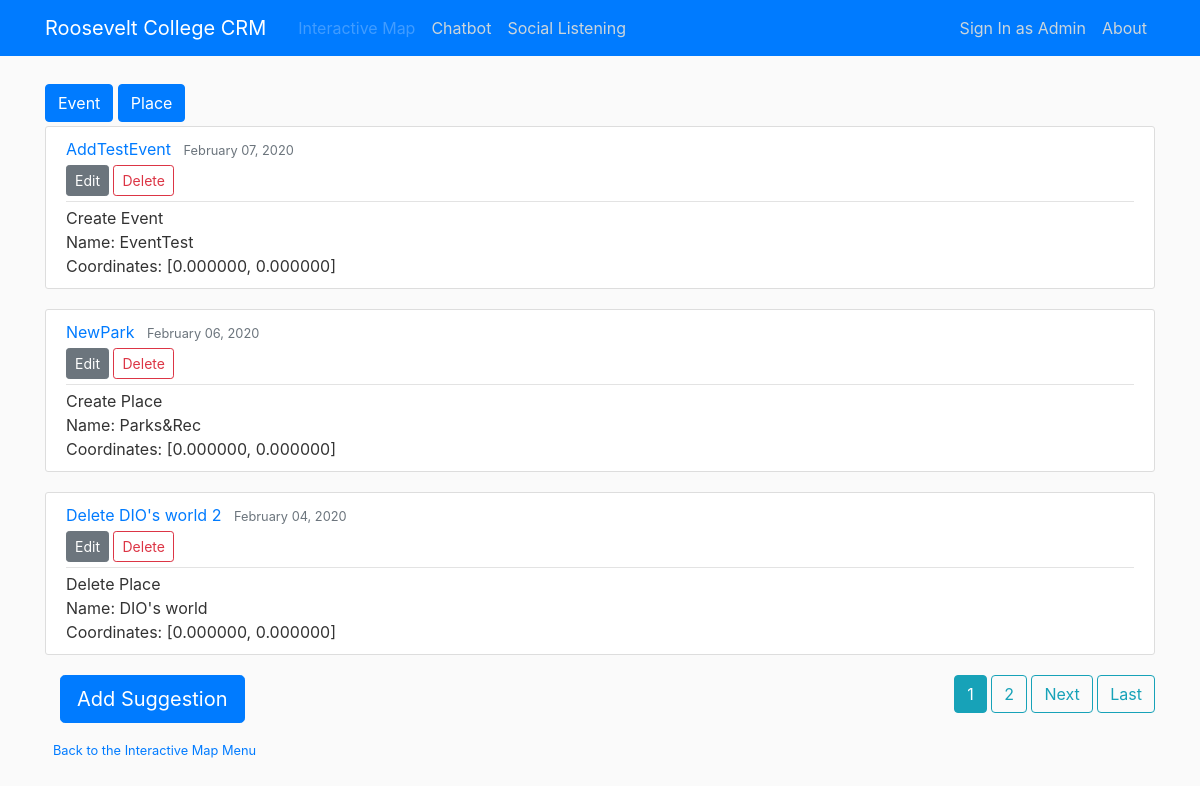
The app's page /imap/3 with its own data.
### interactive_map/models.py (models this page shows, shortened)
class Suggestion(models.Model):
	class EventPlace(models.IntegerChoices):
		EVENT = 1
		PLACE = 2
	class Action(models.IntegerChoices):
		CREATE = 1
		UPDATE = 2
		DELETE = 3
	desc = models.CharField(max_length=100, unique=True)
	stype = models.IntegerField(choices=EventPlace.choices)
	prev_name = models.CharField(max_length=100, default=None, blank=True)
	name = models.CharField(max_length=100)
	prev_longitude = models.DecimalField(default=0, decimal_places=6, max_digits=9)
	prev_latitude = models.DecimalField(default=0, decimal_places=6, max_digits=8)
	longitude = models.DecimalField(default=0, decimal_places=6, max_digits=9)
	latitude = models.DecimalField(default=0, decimal_places=6, max_digits=8)
	cud = models.IntegerField(choices=Action.choices)
	date_posted = models.DateTimeField(default=timezone.now)

### interactive_map/views.py (the view)
# urls.py: path('imap/<int:stype>', interactive_map_views.SuggestionListView.as_view(), name='imap-index'),
class SuggestionListView(ListView):
	model = Suggestion
	template_name = 'interactive_map/index.html'
	context_object_name = 'suggestions'
	paginate_by = 3
	def get_queryset(self):
		arg = self.kwargs.get('stype')
		if (arg == 1 or arg == 2):
			return Suggestion.objects.filter(stype=arg).order_by('-date_posted')
		else:
			return Suggestion.objects.order_by('-date_posted')
	def get_context_data(self, **kwargs):
	    context = super().get_context_data(**kwargs)
	    context['title'] = 'Interactive Map'
	    context['arg'] = self.kwargs.get('stype')
	    context['mapbox_access_token'] = mapbox_access_token
	    return context

### interactive_map/templates/interactive_map/index.html (shortened to what this page needs)
{% extends "main/base.html" %}
{% block content %}
	<div>
      	{% if arg ==  1 %}
		<a class="btn btn-primary disabled mt-1 mb-1" href="{% url 'imap-index' 1 %}" role="button">Event</a>
		{% else %}
     	<a class="btn btn-primary mt-1 mb-1" href="{% url 'imap-index' 1 %}" role="button">Event</a>
      	{% endif %}
      	{% if arg == 2 %}
		<a class="btn btn-primary disabled mt-1 mb-1" href="{% url 'imap-index' 2 %}" role="button">Place</a>
		{% else %}
     	<a class="btn btn-primary mt-1 mb-1" href="{% url 'imap-index' 2 %}" role="button">Place</a>
      	{% endif %}
  	</div>
	{% for suggestion in suggestions %}
		<article class="media content-section">
		  <div class="media-body">
		    <div class="article-metadata">
		      <a class="mr-2" href="#">{{ suggestion.desc }}</a>
		      <small class="text-muted">{{ suggestion.date_posted|date:"F d, Y" }}</small>
		      <div>
			      <a class="btn btn-secondary btn-sm mt-1 mb-1" href="{% url 'suggestion-update' suggestion.id %}" role="button">Edit</a>
			      <a class="btn btn-outline-danger btn-sm mt-1 mb-1" href="{% url 'suggestion-delete' suggestion.id %}" role="button">Delete</a>
		  	  </div>
		    </div>
		    {% if suggestion.cud == 1 %}
		    		Create
	    	{% elif suggestion.cud == 2 %}
	    		Update
	    	{% else %}
	    		Delete
	    	{% endif %}
	    	{% if suggestion.stype == 1 %}
	    		Event
	    	{% else %}
	    		Place
	    	{% endif %} <br>
		    Name: {{ suggestion.name }} <br>
		    Coordinates: [{{ suggestion.latitude }}, {{ suggestion.longitude }}]
		  </div>
		</article>
	{% endfor %}
	<div class="container">
		<div class="row">
			<div class="col-sm">
				<a class="btn btn-primary btn-lg" href="{% url 'suggestion-create' %}" role="button">Add Suggestion</a>
			</div>
			<div class="col-sm"></div>
			<div class="col-sm-left">
				{% if is_paginated %}
					{% for num in page_obj.paginator.page_range %}
						{% if page_obj.number == num %}
							<a class="btn btn-info mb-4" href="?page={{ num }}">{{ num }}</a>
						{% elif  num > page_obj.number|add:'-3' and num < page_obj.number|add:'3'%}
							<a class="btn btn-outline-info mb-4" href="?page={{ num }}">{{ num }}</a>
						{% endif %}
					{% endfor %}
					{% if page_obj.has_next %}
						<a class="btn btn-outline-info mb-4" href="?page={{ page_obj.next_page_number }}">Next</a>
						<a class="btn btn-outline-info mb-4" href="?page={{ page_obj.paginator.num_pages }}">Last</a>
					{% endif %}
				{% endif %}
			</div>
		</div>
	</div>
	<div><small class="text-muted">
	  <a class="ml-2" href="{% url 'imap-menu' %}">Back to the Interactive Map Menu</a>
	</small></div>
{% endblock content %}

### main/static/main/main.css (style rules this page uses)
body { background: #fafafa; color: #333333; margin-top: 5rem; }
.content-section { background: #ffffff; padding: 10px 20px; border: 1px solid #dddddd; border-radius: 3px; margin-bottom: 20px; }
.article-metadata { padding-bottom: 1px; margin-bottom: 4px; border-bottom: 1px solid #e3e3e3 }

### records on screen
Suggestion: desc "AddTestEvent", date_posted "February 07, 2020", cud "Create", stype "Event", name "EventTest", latitude "0.000000", longitude "0.000000"
Suggestion: desc "NewPark", date_posted "February 06, 2020", cud "Create", stype "Place", name "Parks&Rec", latitude "0.000000", longitude "0.000000"
Suggestion: desc "Delete DIO's world 2", date_posted "February 04, 2020", cud "Delete", stype "Place", name "DIO's world", latitude "0.000000", longitude "0.000000"

### other values on screen
{{ num }} "1"
{{ num }} "2"
